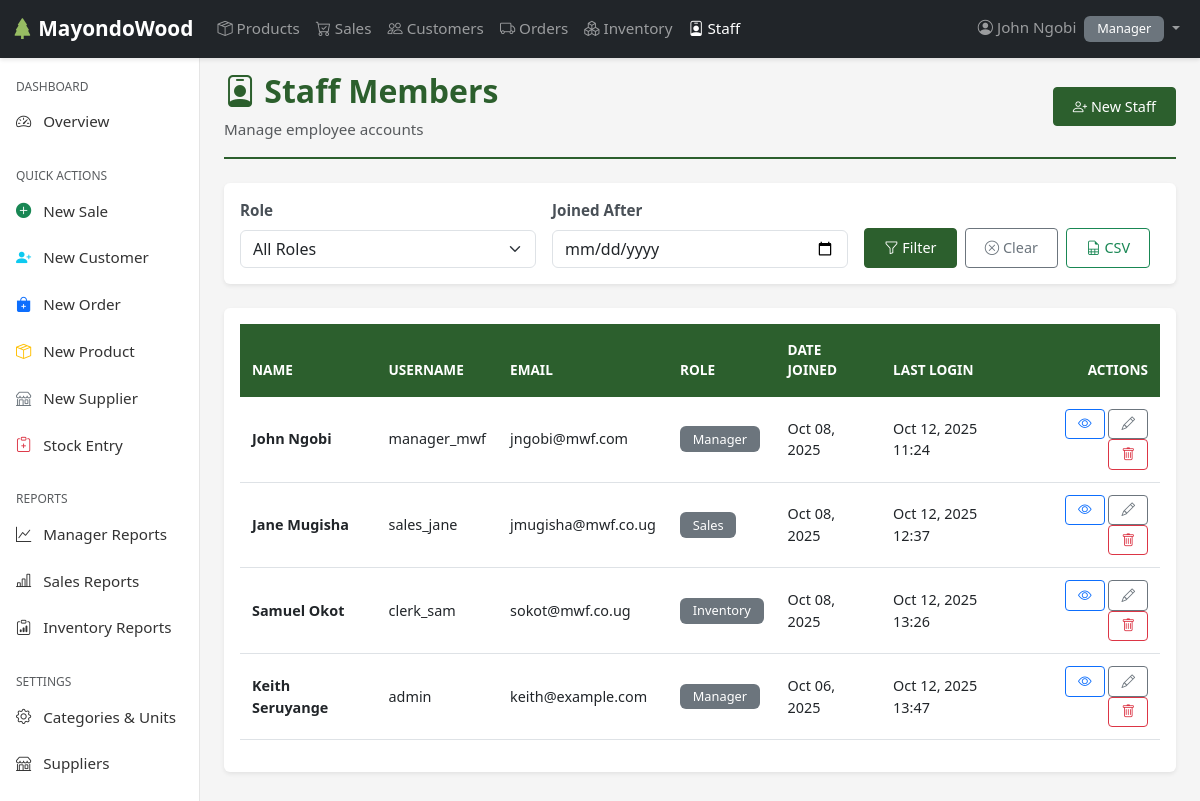
Page /users/staff_list/ (signed in) on the committed database.
### users/models.py (models this page shows, shortened)
class Employee(AbstractUser):
    ROLES = [
        ('SALES', 'Sales'),
        ('INVENTORY', 'Inventory'),
        ('MANAGER', 'Manager'),
    ]
    role = models.CharField(max_length=20, choices=ROLES)
    phone = models.CharField(max_length=15, blank=True, null=True)
    address = models.TextField(blank=True, null=True)
    is_active = models.BooleanField(default=True)
    created_at = models.DateTimeField(auto_now_add=True)
    updated_at = models.DateTimeField(auto_now=True)
    class Meta:
        ordering = ['-date_joined']
        verbose_name = 'Employee'
        verbose_name_plural = 'Employees'

### users/views.py (the view, shortened to what this page needs)
# urls.py: path('staff_list/', views.staff_list, name='staff_list'),
@login_required
@user_passes_test(is_manager, login_url='users:login')
def staff_list(request):
    role_filter = request.GET.get('role')
    joined_after = request.GET.get('joined_after')
    staff_members = Employee.objects.filter(role__in=['SALES', 'INVENTORY', 'MANAGER'])
    if role_filter:
        staff_members = staff_members.filter(role=role_filter)
    if joined_after:
        staff_members = staff_members.filter(date_joined__gte=joined_after)
    paginator = Paginator(staff_members.order_by('-date_joined'), 10)  # 10 per page
    page_number = request.GET.get('page')
    page_obj = paginator.get_page(page_number)
    context = {
        'page_obj': page_obj,
        'title': 'Staff Members',
        'role_filter': role_filter,
        'joined_after': joined_after
    }
    return render(request, 'users/staff_list.html', context)

### users/views.py (called while the page is built)
def is_manager(user):
    return user.is_authenticated and user.role == 'MANAGER'

### users/templates/users/staff_list.html (shortened to what this page needs)
{% extends 'base.html' %}
{% load static %}
{% block content %}
<div class="page-header">
    <div class="d-flex justify-content-between align-items-center">
        <div>
            <h1><i class="bi bi-person-badge"></i> Staff Members</h1>
            <p class="text-muted mb-0">Manage employee accounts</p>
        </div>
        <div>
            <a href="{% url 'users:create_staff' %}" class="btn btn-primary">
                <i class="bi bi-person-plus"></i> New Staff
            </a>
        </div>
    </div>
</div>
<div class="card mb-4">
    <div class="card-body">
        <form method="get" class="row g-3">
            <div class="col-md-4">
                <label for="role" class="form-label">Role</label>
                <select name="role" id="role" class="form-select">
                    <option value="">All Roles</option>
                </select>
            </div>
            <div class="col-md-4">
                <label for="joined_after" class="form-label">Joined After</label>
                <input type="date" name="joined_after" id="joined_after" class="form-control" value="{{ joined_after }}">
            </div>
            <div class="col-md-4 d-flex align-items-end">
                <button type="submit" class="btn btn-primary me-2">
                    <i class="bi bi-funnel"></i> Filter
                </button>
                <a href="{% url 'users:staff_list' %}" class="btn btn-outline-secondary me-2">
                    <i class="bi bi-x-circle"></i> Clear
                </a>
                <a href="?export=csv{% if role_filter %}&role={{ role_filter }}{% endif %}{% if joined_after %}&joined_after={{ joined_after }}{% endif %}"
                   class="btn btn-outline-success">
                    <i class="bi bi-file-earmark-spreadsheet"></i> CSV
                </a>
            </div>
        </form>
    </div>
</div>
<div class="card">
    <div class="card-body">
        {% if page_obj %}
        <div class="table-responsive">
            <table class="table table-hover">
                <thead>
                    <tr>
                        <th>Name</th>
                        <th>Username</th>
                        <th>Email</th>
                        <th>Role</th>
                        <th>Date Joined</th>
                        <th>Last Login</th>
                        <th class="text-end">Actions</th>
                    </tr>
                </thead>
                <tbody>
                    {% for staff in page_obj %}
                    <tr>
                        <td>
                            <strong>{{ staff.get_full_name|default:staff.username }}</strong>
                        </td>
                        <td>{{ staff.username }}</td>
                        <td>
                            {% if staff.email %}
                                {{ staff.email }}
                            {% else %}
                                <span class="text-muted">—</span>
                            {% endif %}
                        </td>
                        <td>
                            <span class="badge bg-secondary">{{ staff.get_role_display }}</span>
                        </td>
                        <td>{{ staff.date_joined|date:"M d, Y" }}</td>
                        <td>
                            {% if staff.last_login %}
                                {{ staff.last_login|date:"M d, Y H:i" }}
                            {% else %}
                                <span class="text-muted">Never</span>
                            {% endif %}
                        </td>
                        <td class="text-end">
                            <a href="{% url 'users:staff_detail' staff.pk %}"
                               class="btn btn-sm btn-outline-primary">
                                <i class="bi bi-eye"></i>
                            </a>
                            <a href="{% url 'users:update_staff' staff.pk %}"
                               class="btn btn-sm btn-outline-secondary">
                                <i class="bi bi-pencil"></i>
                            </a>
                            <a href="{% url 'users:delete_staff' staff.pk %}"
                               class="btn btn-sm btn-outline-danger">
                                <i class="bi bi-trash"></i>
                            </a>
                        </td>
                    </tr>
                    {% endfor %}
                </tbody>
            </table>
        </div>
        {% endif %}
    </div>
</div>
{% endblock %}

### templates/includes/navbar.html (shortened to what this page needs)
{% load static %}
<nav class="navbar navbar-expand-lg navbar-dark bg-dark fixed-top">
    <div class="container-fluid">
        <a class="navbar-brand" href="{% url 'users:dashboard' %}">
            <i class="bi bi-tree-fill"></i> MayondoWood
        </a>
        <div class="collapse navbar-collapse" id="navbarNav">
            <ul class="navbar-nav me-auto">
                <li class="nav-item">
                    <a class="nav-link {% if request.resolver_match.url_name == 'product_list' %}active{% endif %}"
                       href="{% url 'products:product_list' %}">
                        <i class="bi bi-box-seam"></i> Products
                    </a>
                </li>
                {% if user.role in 'MANAGER,SALES' %}
                <li class="nav-item">
                    <a class="nav-link {% if 'sales' in request.path %}active{% endif %}"
                       href="{% url 'sales:sale_list' %}">
                        <i class="bi bi-cart-check"></i> Sales
                    </a>
                </li>
                <li class="nav-item">
                    <a class="nav-link {% if 'customer' in request.path %}active{% endif %}"
                       href="{% url 'sales:customer_list' %}">
                        <i class="bi bi-people"></i> Customers
                    </a>
                </li>
                {% endif %}
                {% if user.role in 'MANAGER,INVENTORY' %}
                <li class="nav-item">
                    <a class="nav-link {% if 'orders' in request.path %}active{% endif %}"
                       href="{% url 'orders:order_list' %}">
                        <i class="bi bi-truck"></i> Orders
                    </a>
                </li>
                <li class="nav-item">
                    <a class="nav-link {% if 'inventory' in request.path %}active{% endif %}"
                       href="{% url 'inventory:stock_list' %}">
                        <i class="bi bi-boxes"></i> Inventory
                    </a>
                </li>
                {% endif %}
                {% if user.role == 'MANAGER' %}
                <li class="nav-item">
                    <a class="nav-link {% if 'staff' in request.path %}active{% endif %}"
                       href="{% url 'users:staff_list' %}">
                        <i class="bi bi-person-badge"></i> Staff
                    </a>
                </li>
                {% endif %}
            </ul>
            <ul class="navbar-nav">
                <li class="nav-item dropdown">
                    <a class="nav-link dropdown-toggle" href="#" id="userDropdown" role="button"
                       data-bs-toggle="dropdown" aria-expanded="false">
                        <i class="bi bi-person-circle"></i> {{ user.get_full_name|default:user.username }}
                        <span class="badge bg-secondary ms-1">{{ user.get_role_display }}</span>
                    </a>
                </li>
            </ul>
        </div>
    </div>
</nav>

### static/css/styles.css (style rules this page uses)
:root { --primary-color: #2c5f2d; --secondary-color: #97bc62; --dark-color: #1a1a1a; --light-color: #f8f9fa; --danger-color: #dc3545; --warning-color: #ffc107; --success-color: #28a745; --info-color: #17a2b8; }
body { font-family: 'Segoe UI', Tahoma, Geneva, Verdana, sans-serif; font-size: 0.95rem; background-color: #f5f5f5; }
.navbar { box-shadow: 0 2px 4px rgba(0,0,0,.1); }
.navbar-brand { font-weight: 600; font-size: 1.3rem; }
.navbar-brand i { color: var(--secondary-color); }
.card { box-shadow: 0 0.125rem 0.25rem rgba(0, 0, 0, 0.075); border: none; margin-bottom: 1.5rem; transition: transform 0.2s ease; }
.table { font-size: 0.9rem; background-color: white; }
.table thead th { background-color: var(--primary-color); color: white; border: none; font-weight: 600; text-transform: uppercase; font-size: 0.85rem; padding: 1rem 0.75rem; }
.table tbody tr { transition: background-color 0.2s ease; }
.table td { vertical-align: middle; padding: 0.75rem; }
.badge { padding: 0.4rem 0.8rem; font-weight: 500; font-size: 0.8rem; }
.btn { font-size: 0.9rem; padding: 0.5rem 1.2rem; border-radius: 0.25rem; transition: all 0.3s ease; }
.btn-primary { background-color: var(--primary-color); border-color: var(--primary-color); }
.btn-sm { padding: 0.25rem 0.75rem; font-size: 0.85rem; }
.form-label { font-weight: 600; color: #495057; margin-bottom: 0.5rem; }
.page-header { padding-bottom: 1rem; margin-bottom: 1.5rem; margin-top: 3rem; border-bottom: 2px solid var(--primary-color); }
.page-header h1 { color: var(--primary-color); font-weight: 700; font-size: 2rem; }

### rows in the picture
Employee: get_full_name "John Ngobi", role "Manager", username "manager_mwf", email "jngobi@mwf.com", date_joined "Oct 08, 2025", last_login "Oct 12, 2025 11:24"
Employee: get_full_name "Jane Mugisha", username "sales_jane", email "jmugisha@mwf.co.ug", role "Sales", date_joined "Oct 08, 2025", last_login "Oct 12, 2025 12:37"
Employee: get_full_name "Samuel Okot", username "clerk_sam", email "sokot@mwf.co.ug", role "Inventory", date_joined "Oct 08, 2025", last_login "Oct 12, 2025 13:26"
Employee: get_full_name "Keith Seruyange", username "admin", email "keith@example.com", role "Manager", date_joined "Oct 06, 2025", last_login "Oct 12, 2025 13:47"
